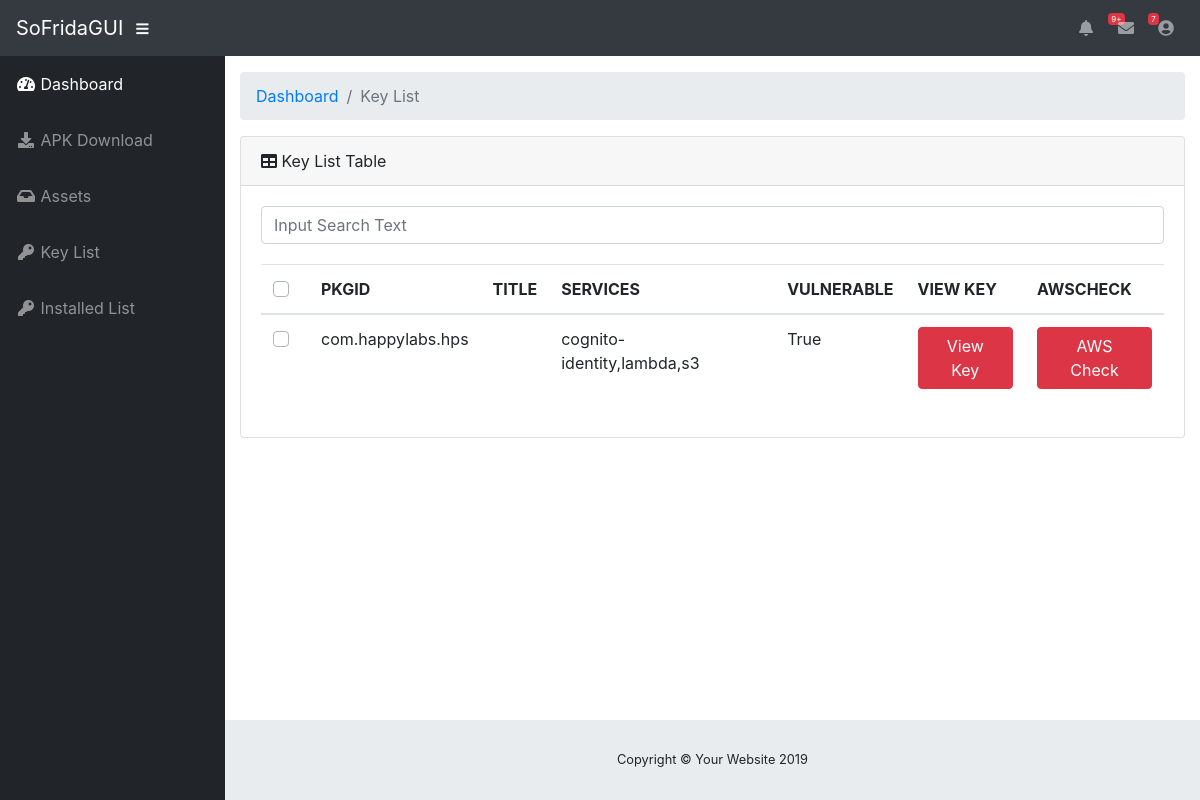
The page /keylist on the database as committed earlier.
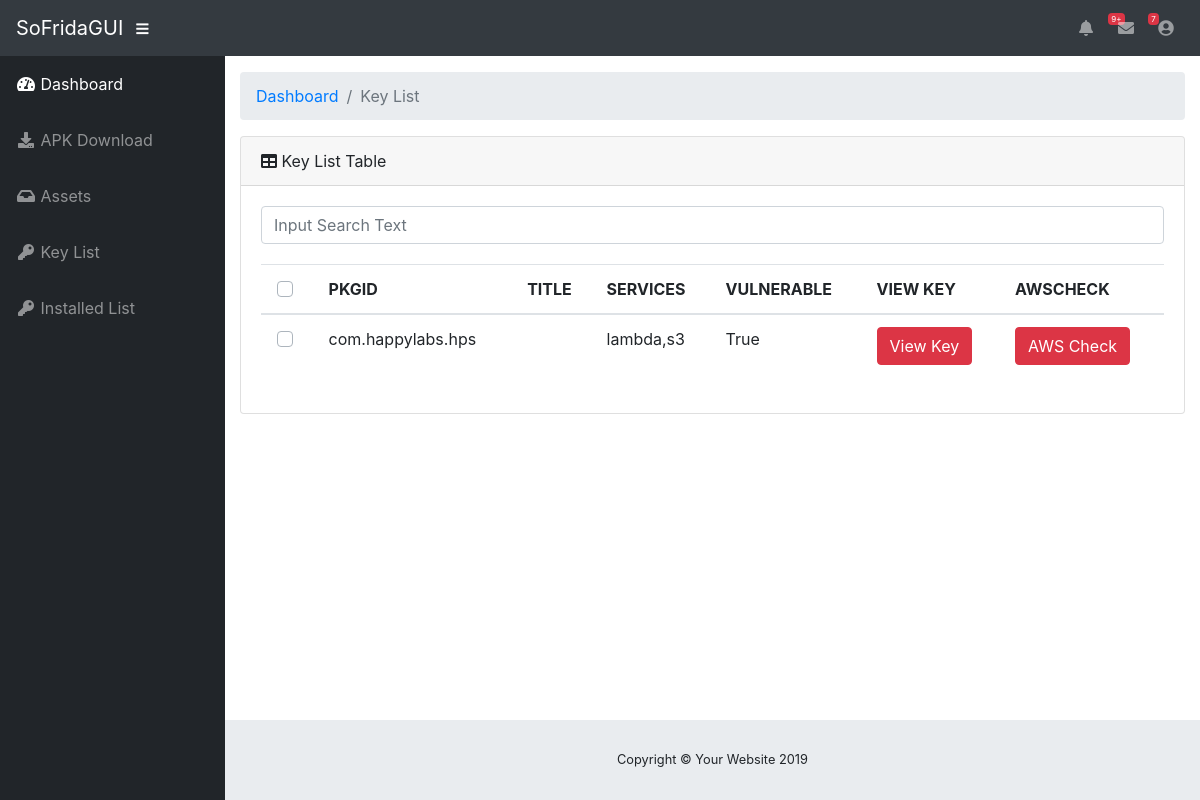
The same page on the database as committed later.
### tables this page shows
CREATE TABLE assets (
            package_name text primary key, 
            title text,
            popular integer,
            category text,
            status text,
            exist_sdk integer,
            access_key_id text,
            secret_access_key text,
            session_token text,
            region text,
            service text,
            bucket text,
            vulnerable integer);

### app.py (the view)
@app.route("/keylist")
def keylist_layout():
  asset = Assets()
  key_infos = asset.get_exist_key()
  return render_template("keylist.html", key_infos=key_infos)

### assets.py (called while the page is built)
    def db_init(self):
        self.db_path = os.path.join("./assets.db")
        self.con = sqlite3.connect(self.db_path)
        self.cur = self.con.cursor()
        self.cur.execute('''create table if not exists assets (
            package_name text primary key,
            title text,
            popular integer,
            category text,
            status text,
            exist_sdk integer,
            access_key_id text,
            secret_key_id text,
            session_token text,
            region text,
            service text,
            bucket text,
            vulnerable integer)''')
        self.columns = ['package_name', 'title', 'popular','category','status','exist_sdk', 'access_key_id', 'secret_key_id','session_token','region','service','bucket', 'vulnerable']
        self.con.commit()

    def get_exist_key(self):
        package_list = []
        for row in self.cur.execute('''select * from assets where access_key_id is not null'''):
            package = dict()
            for i in range(len(self.columns)):
                if row[i] == None:
                    package[self.columns[i]] = ""
                else:
                    package[self.columns[i]] = row[i]
            package_list.append(package)
        return package_list

### templates/keylist.html (shortened to what this page needs)
{% extends "layout.html" %}
{% block content %}
<div class="container-fluid">
	<ol class="breadcrumb">
		<li class="breadcrumb-item">
			<a href="#">Dashboard</a>
		</li>
		<li class="breadcrumb-item active">Key List</li>
	</ol>
	<div class="card mb-3">
		<div class="card-header">
			<i class="fas fa-table"></i>
			Key List Table
		</div>
		<div class="card-body">
			<div class="input-group">
				<input type="text" class="form-control" placeholder="Input Search Text" spellcheck="false" id="search_form">
			</div>
			<div style="margin-top:20px;" class="table-responsive" id="key_list">
				<table class="table" id="key_table">
					<thead>
						<th>
							<div class="custom-control custom-checkbox" align="center">
							</div>
						</th>
						<th>PKGID</th>
						<th>TITLE</th>
                        <th>SERVICES</th>
                        <th>VULNERABLE</th>
                        <th>VIEW KEY</th>
						<th>AWSCHECK</th>
					</thead>
					<tbody>
						{% for info in key_infos %}
						<tr>
							<td>
								<div class="custom-control custom-checkbox" align="center">
								</div>
							</td>
							<td>{{ info['package_name'] }}</td>
							<td>{{ info['title'] }}</td>
							<td>{{ info['service'] }}</td>
							<td>{{ "True" if info['vulnerable']==1 else "False" }}</td>
                            <td><button class="btn btn-danger" id="view" data-package="{{ info }}">View Key</button></td>
							<td><a class="btn btn-danger" href="/awstest/{{ info['package_name'] }}">AWS Check</a></td>
						</tr>
						{% endfor %}
					</tbody>
				</table>
			</div>
		</div>
	</div>
</div>
{% endblock %}

### templates/layout.html (shortened to what this page needs)
<!DOCTYPE html>
<html lang="en" style="font-family: SFMono-Regular, Menlo, Monaco, Consolas, 'Liberation Mono', 'Courier New', monospace;">
    <head>
        <link  rel="stylesheet" type="text/css" href="{{ url_for('static', filename='vendor/fontawesome-free/css/all.min.css')}}">
        <link  rel="stylesheet" type="text/css" href="{{ url_for('static', filename='vendor/datatables/dataTables.bootstrap4.css')}}">
        <link  rel="stylesheet" type="text/css" href="{{ url_for('static', filename='css/sb-admin.css')}}">
    </head>
    <body id="page-top">
        <nav class="navbar navbar-expand navbar-dark bg-dark static-top">
            <a class="navbar-brand mr-1" href="{{ url_for('index') }}">SoFridaGUI</a>
            <button class="btn btn-link btn-sm text-white order-1 order-sm-0" id="sidebarToggle" href="#">
                <i class="fas fa-bars"></i>
            </button>
            <ul class="navbar-nav ml-auto mr-0 my-2 my-md-0">
                <li class="nav-item dropdown no-arrow">
                    <a class="nav-link dropdown-toggle" href="#" id="alertsDropdown" role="button" data-toggle="dropdown" aria-haspopup="true" aria-expanded="false">
                    <i class="fas fa-bell fa-fw"></i>
                    <span class="badge badge-danger">9+</span>
                    </a>
                </li>
                <li class="nav-item dropdown no-arrow mx-1">
                    <a class="nav-link dropdown-toggle" href="#" id="messagesDropdown" role="button" data-toggle="dropdown" aria-haspopup="true" aria-expanded="false">
                    <i class="fas fa-envelope fa-fw"></i>
                    <span class="badge badge-danger">7</span>
                    </a>
                </li>
                <li class="nav-item dropdown no-arrow">
                    <a class="nav-link dropdown-toggle" href="#" id="userDropdown" role="button" data-toggle="dropdown" aria-haspopup="true" aria-expanded="false">
                    <i class="fas fa-user-circle fa-fw"></i>
                    </a>
                </li>
            </ul>
        </nav>
        <div id="wrapper">
            <ul class="sidebar navbar-nav">
                <li class="nav-item active">
                    <a class="nav-link" href="{{ url_for('index') }}">
                    <i class="fas fa-fw fa-tachometer-alt"></i>
                    <span>Dashboard</span>
                    </a>
                </li>
                <li class="nav-item">
                    <a class="nav-link" href="{{ url_for('apk_download_layout') }}">
                    <i class="fas fa-fw fa-download"></i>
                    <span>APK Download</span></a>
                </li>
                <li class="nav-item">
                    <a class="nav-link" href="{{ url_for('assets_layout') }}">
                    <i class="fas fa-fw fa-inbox"></i>
                    <span>Assets</span></a>
                </li>
                <li class="nav-item">
                    <a class="nav-link" href="{{ url_for('keylist_layout')}}">
                    <i class="fas fa-fw fa-key"></i>
                    <span>Key List</span></a>
                </li>
                <li class="nav-item">
                    <a class="nav-link" href="{{ url_for('installed_layout')}}">
                    <i class="fas fa-fw fa-key"></i>
                    <span>Installed List</span></a>
                </li>
            </ul>
            <div id="content-wrapper">
            {% block content %}
            {% endblock %}
                <footer class="sticky-footer">
                    <div class="container my-auto">
                        <div class="copyright text-center my-auto">
                            <span>Copyright © Your Website 2019</span>
                        </div>
                    </div>
                </footer>
            </div>
        </div>
    </body>
</html>

Rows that differ between the two databases and show on the page:
changed assets "com.happylabs.hps": service "cognito-identity,lambda,s3" → "lambda,s3"
